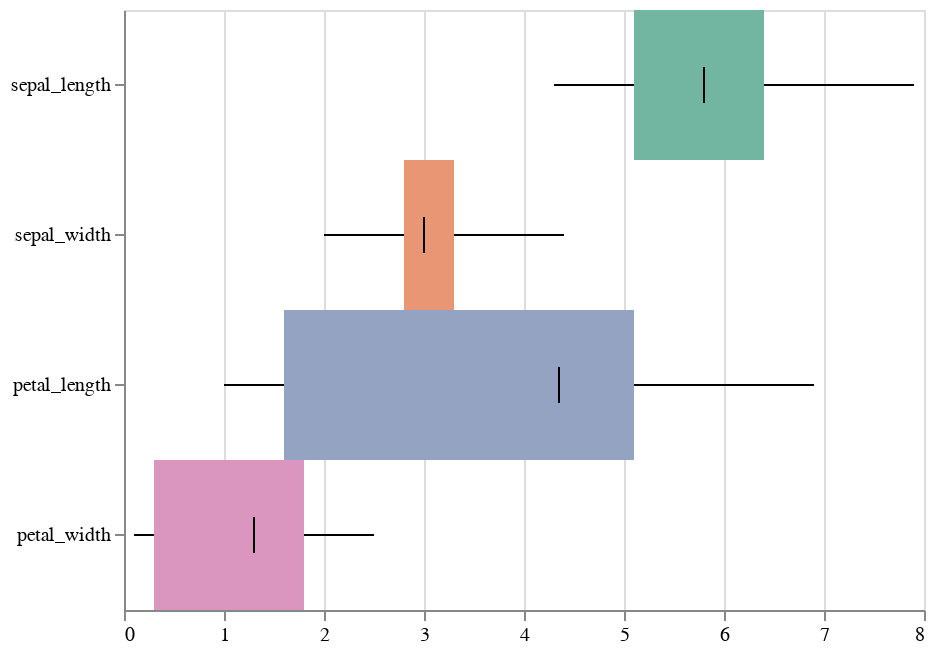

The cell this chart's notebook holds for it:
### Code cell
iris = sns.load_dataset("iris")
display(salt.boxplot(data=iris, orient="h", palette="Set2"))
ax = sns.boxplot(data=iris, orient="h", palette="Set2")

### Figure 1 — Vega-Lite specification as saved in the notebook (floating-point values rounded to 4 significant figures; data arrays with more than 128 entries replaced by an {"elided": "..."} marker saying what was removed)
{"$schema": "https://vega.github.io/schema/vega-lite/v2.4.1.json", "config": {"view": {"height": 300, "width": 400}}, "data": {"values": {"elided": "600 records"}}, "layer": [{"encoding": {"x": {"aggregate": "min", "axis": {"title": null}, "field": "None", "type": "quantitative"}, "x2": {"aggregate": "q1", "field": "None", "type": "quantitative"}, "y": {"axis": {"title": ""}, "field": "group", "sort": null, "type": "nominal"}}, "mark": "rule", "selection": {"selector006": {"bind": "scales", "encodings": ["x", "y"], "mark": {"fill": "#333", "fillOpacity": 0.125, "stroke": "white"}, "on": "[mousedown, window:mouseup] > window:mousemove!", "resolve": "global", "translate": "[mousedown, window:mouseup] > window:mousemove!", "type": "interval", "zoom": "wheel!"}}}, {"encoding": {"color": {"field": "c", "scale": null, "type": "nominal"}, "x": {"aggregate": "q1", "field": "None", "type": "quantitative"}, "x2": {"aggregate": "q3", "field": "None", "type": "quantitative"}, "y": {"axis": {"title": ""}, "field": "group", "sort": null, "type": "nominal"}}, "mark": "bar"}, {"encoding": {"x": {"aggregate": "max", "field": "None", "type": "quantitative"}, "x2": {"aggregate": "q3", "field": "None", "type": "quantitative"}, "y": {"axis": {"title": ""}, "field": "group", "sort": null, "type": "nominal"}}, "mark": "rule"}, {"encoding": {"x": {"aggregate": "median", "field": "None", "type": "quantitative"}, "y": {"axis": {"title": ""}, "field": "group", "sort": null, "type": "nominal"}}, "mark": {"color": "black", "size": 18, "type": "tick"}}]}
